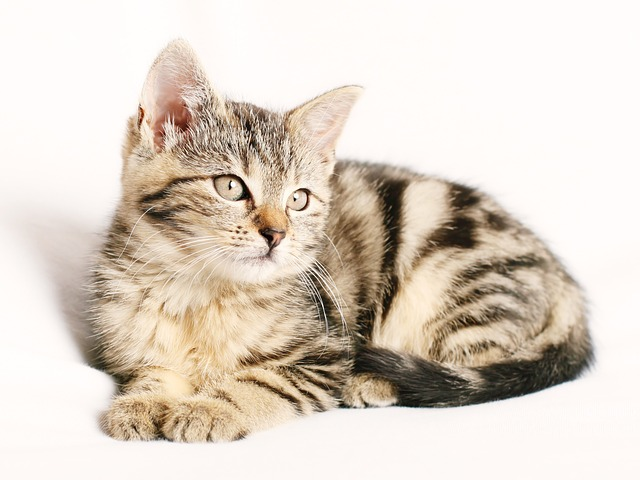
#> input picture KevinWoods/data/cat1.jpg, 640 x 480 px
$ python 02_affine_transform.py
#> lines starting #> are read from the running program, lines starting #| are printed output that depends on the picture
import os
import cv2 as cv
import numpy as np
import matplotlib.pyplot as plt


def affineTransform():
    root = os.getcwd()
    imgPath = os.path.join(root, 'data/cat1.jpg')
    img = cv.imread(imgPath)
#> img is the input picture: shape (480, 640, 3); mean B, G, R 199, 210.7, 221.7

    img = cv.cvtColor(img, cv.COLOR_BGR2RGB)
    height, width, _ = img.shape
#> height = 480; width = 640

    # start points
    p1 = np.array([[100,100],
                   [900,100],
                   [100,900]], dtype = np.float32)

    # end points
    p2 = np.array([[50,150],
                   [900,100],
                   [150,800]], dtype = np.float32)

    T = cv.getAffineTransform(p1, p2)                           # map matrix/ transform matrix
    imgTrans = cv.warpAffine(img, T, (width, height))           # transformed image
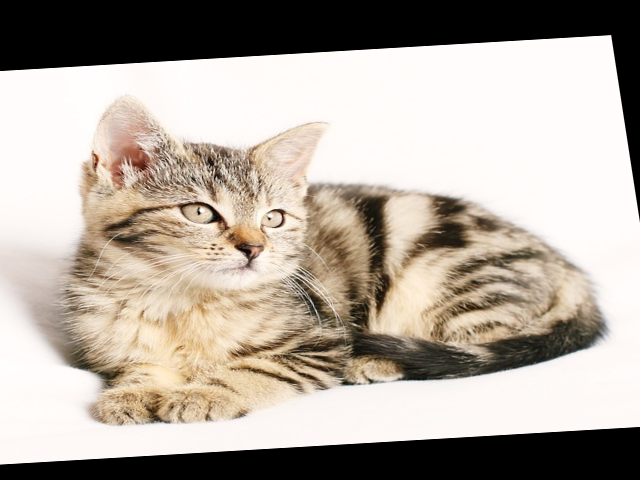
#> imgTrans: shape (480, 640, 3); mean R, G, B 177.9, 168.6, 158.5

    plt.figure()
    plt.subplot(121)
    plt.imshow(img)

    plt.subplot(122)
    plt.imshow(imgTrans)
    plt.show()
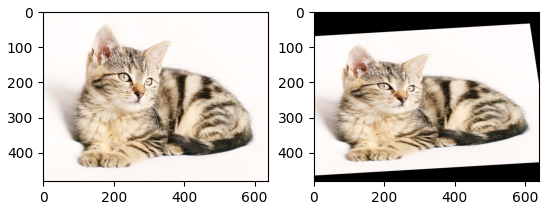
#> figure drawn by matplotlib, 2 panels


if __name__ == "__main__":
    affineTransform()
